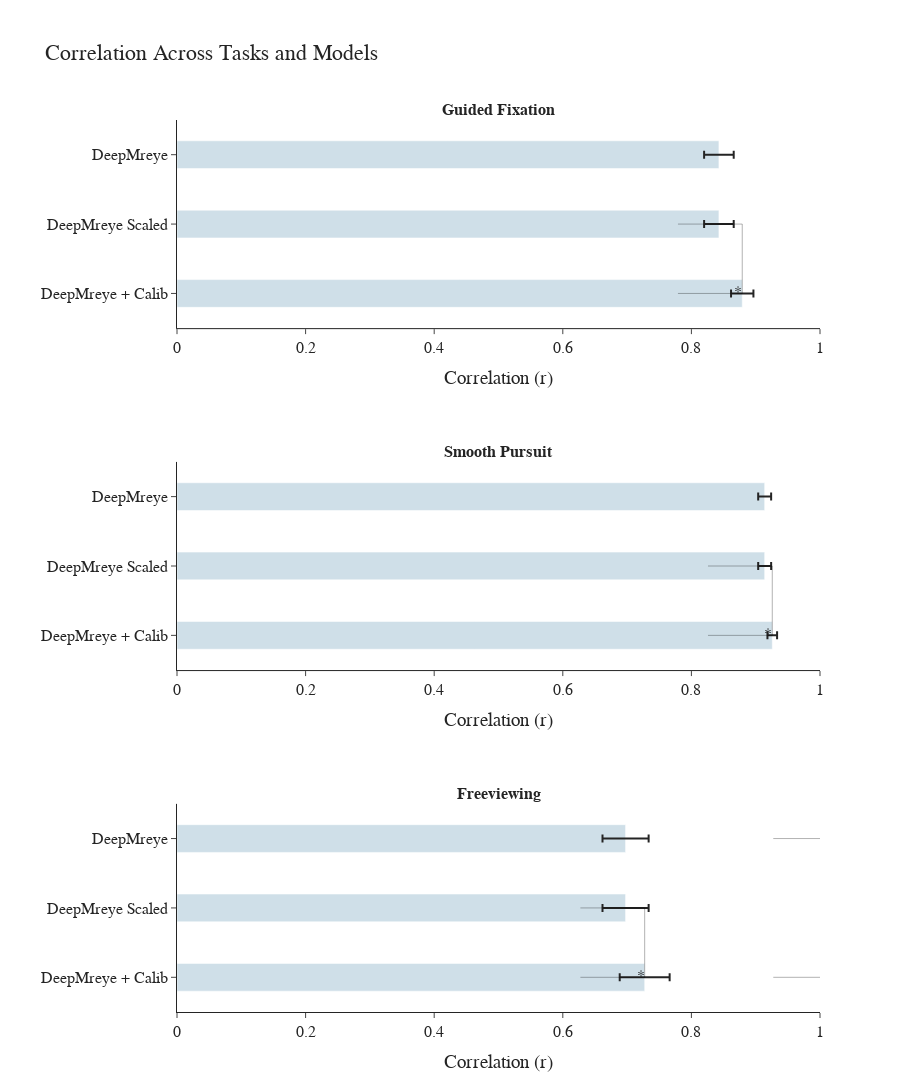

Here is the notebook cell this chart was saved with:
### Code cell
import plotly.graph_objects as go
from plotly.subplots import make_subplots

# Setup
task_names = ["fixation", "pursuit", "freeview"]
task_labels = ["<b>Guided Fixation</b>", "<b>Smooth Pursuit</b>", "<b>Freeviewing</b>"]
model_order = ["no_interpol", "scaled", "pretrained"]
bar_color = 'rgba(66, 129, 164, 0.25)' 

# Define color and name mappings
#model_name_map = {
#    "pretrained": "DeepMreye",
#    "scaled": "DeepMreye Scaled",
#    "pt_calib": "DeepMreye + Calib"
#}
# Define color and name mappings
model_name_map = {
    "pretrained": "DeepMreye",
    "scaled": "DeepMreye Scaled",
    "no_interpol": "DeepMreye + Calib"
}

colormap_subject_dict = {
    'sub-01': '#AA0DFE', 'sub-02': '#3283FE', 'sub-03': '#85660D', 'sub-04': '#782AB6',
    'sub-05': '#565656', 'sub-06': '#1C8356', 'sub-07': '#16FF32', 'sub-08': '#F7E1A0',
    'sub-09': '#E2E2E2', 'sub-11': '#1CBE4F', 'sub-13': '#DEA0FD', 'sub-14': '#FBE426', 
    'sub-15': '#325A9B', 'sub-16': '#FEAF16', 'sub-17': '#F8A19F'
}

fig = make_subplots(
    rows=3, cols=1,
    shared_xaxes=False,
    vertical_spacing=0.15,
    subplot_titles=task_labels
)

shown_subjects = set()

for i, task in enumerate(task_names):
    row = i + 1

    df_plot = df_corr[
        (df_corr["task"] == task) &
        (df_corr["model"].isin(model_order))
    ]

    df_pivot = df_plot.pivot(index="subject", columns="model", values="mean_pearson")[model_order].dropna()

    means = df_pivot.mean()
    stderrs = df_pivot.sem()
    y_vals = [model_name_map[m] for m in model_order]

    fig.add_trace(go.Bar(
        y=y_vals,
        x=means.values,
        error_x=dict(type="data", array=stderrs.values),
        orientation='h',
        marker_color=bar_color,
        width=0.4,
        showlegend=False
    ), row=row, col=1)


    offset_counter = 0
    for j in range(len(model_order)):
        for k in range(j + 1, len(model_order)):
            model_a = model_order[j]
            model_b = model_order[k]

            sig_row = sig_df[
                ((sig_df.task == task) &
                 (((sig_df.model_a == model_a) & (sig_df.model_b == model_b)) |
                  ((sig_df.model_a == model_b) & (sig_df.model_b == model_a))))
            ]

            if not sig_row.empty and sig_row.iloc[0].p_value < 0.05:
                model_a_name = model_name_map[model_a]
                model_b_name = model_name_map[model_b]

                # Get y positions (as strings for categorical y-axis)
                y0 = model_a_name
                y1 = model_b_name
                y_vals = [model_name_map[m] for m in model_order]
                y_indices = {name: idx for idx, name in enumerate(y_vals)}
                y0_idx = y_indices[y0]
                y1_idx = y_indices[y1]
                y_mid_idx = (y0_idx + y1_idx) / 2
                y_mid = y_vals[int(round(y_mid_idx))]

                # X positions (mean values)
                x0 = means[model_a]
                x1 = means[model_b]
                x_max = max(x0, x1)
                line_x = x_max + offset_counter * 0.3  # horizontal position of significance line

                # Add vertical connector line (between y0 and y1 at x=line_x)
                fig.add_shape(
                    type="line",
                    x0=line_x, x1=line_x,
                    y0=y0, y1=y1,
                    xref='x'+str(row) if row > 1 else 'x',
                    yref='y'+str(row) if row > 1 else 'y',
                    line=dict(color="black", width=1),
                    row=row, col=1
                )

                # Horizontal caps
                for y in [y0, y1]:
                    fig.add_shape(
                        type="line",
                        x0=line_x - 0.1, x1=line_x,
                        y0=y, y1=y,
                        xref='x'+str(row) if row > 1 else 'x',
                        yref='y'+str(row) if row > 1 else 'y',
                        line=dict(color="black", width=1),
                        row=row, col=1
                    )

                # Add significance star next to vertical line
                fig.add_trace(go.Scatter(
                    x=[line_x],
                    y=[y_mid],
                    text=["*"],
                    mode="text",
                    textposition="middle left",
                    showlegend=False
                ), row=row, col=1)

                offset_counter += 1



# Layout
fig.update_layout(
    height=1400,
    width=900,
    title_text="Correlation Across Tasks and Models",
    template="simple_white",
    showlegend=True,
    font=dict(size=16, family="Arial"),
    margin=dict(t=120)
)

# Axis formatting
for i in range(1, 4):
    fig.update_xaxes(range=[0, 1], title_text="Correlation (r)", row=i, col=1)
    fig.update_yaxes(title_text="", row=i, col=1)

fig.show()
fig.write_image("/Users/sinakling/Desktop/correlation_hor_barplots.pdf")

### Figure 1 — Plotly figure (JSON) as saved in the notebook; plotly's stock layout.template omitted (floating-point values rounded to 4 significant figures)
{"data": [{"error_x": {"array": [0.0174, 0.02302, 0.02302], "type": "data"}, "marker": {"color": "rgba(66, 129, 164, 0.25)"}, "orientation": "h", "showlegend": false, "type": "bar", "width": 0.4, "x": [0.8791, 0.8428, 0.8428], "xaxis": "x", "y": ["DeepMreye + Calib", "DeepMreye Scaled", "DeepMreye"], "yaxis": "y"}, {"mode": "text", "showlegend": false, "text": ["*"], "textposition": "middle left", "type": "scatter", "x": [0.8791], "xaxis": "x", "y": ["DeepMreye + Calib"], "yaxis": "y"}, {"mode": "text", "showlegend": false, "text": ["*"], "textposition": "middle left", "type": "scatter", "x": [1.179], "xaxis": "x", "y": ["DeepMreye Scaled"], "yaxis": "y"}, {"error_x": {"array": [0.007495, 0.01007, 0.01007], "type": "data"}, "marker": {"color": "rgba(66, 129, 164, 0.25)"}, "orientation": "h", "showlegend": false, "type": "bar", "width": 0.4, "x": [0.9258, 0.9139, 0.9139], "xaxis": "x2", "y": ["DeepMreye + Calib", "DeepMreye Scaled", "DeepMreye"], "yaxis": "y2"}, {"mode": "text", "showlegend": false, "text": ["*"], "textposition": "middle left", "type": "scatter", "x": [0.9258], "xaxis": "x2", "y": ["DeepMreye + Calib"], "yaxis": "y2"}, {"mode": "text", "showlegend": false, "text": ["*"], "textposition": "middle left", "type": "scatter", "x": [1.226], "xaxis": "x2", "y": ["DeepMreye Scaled"], "yaxis": "y2"}, {"error_x": {"array": [0.03883, 0.03587, 0.03587], "type": "data"}, "marker": {"color": "rgba(66, 129, 164, 0.25)"}, "orientation": "h", "showlegend": false, "type": "bar", "width": 0.4, "x": [0.7273, 0.6976, 0.6976], "xaxis": "x3", "y": ["DeepMreye + Calib", "DeepMreye Scaled", "DeepMreye"], "yaxis": "y3"}, {"mode": "text", "showlegend": false, "text": ["*"], "textposition": "middle left", "type": "scatter", "x": [0.7273], "xaxis": "x3", "y": ["DeepMreye + Calib"], "yaxis": "y3"}, {"mode": "text", "showlegend": false, "text": ["*"], "textposition": "middle left", "type": "scatter", "x": [1.027], "xaxis": "x3", "y": ["DeepMreye Scaled"], "yaxis": "y3"}], "layout": {"annotations": [{"font": {"size": 16}, "showarrow": false, "text": "<b>Guided Fixation</b>", "x": 0.5, "xanchor": "center", "xref": "paper", "y": 1.0, "yanchor": "bottom", "yref": "paper"}, {"font": {"size": 16}, "showarrow": false, "text": "<b>Smooth Pursuit</b>", "x": 0.5, "xanchor": "center", "xref": "paper", "y": 0.6167, "yanchor": "bottom", "yref": "paper"}, {"font": {"size": 16}, "showarrow": false, "text": "<b>Freeviewing</b>", "x": 0.5, "xanchor": "center", "xref": "paper", "y": 0.2333, "yanchor": "bottom", "yref": "paper"}], "font": {"family": "Arial", "size": 16}, "height": 1400, "margin": {"t": 120}, "shapes": [{"line": {"color": "black", "width": 1}, "type": "line", "x0": 0.8791, "x1": 0.8791, "xref": "x", "y0": "DeepMreye + Calib", "y1": "DeepMreye Scaled", "yref": "y"}, {"line": {"color": "black", "width": 1}, "type": "line", "x0": 0.7791, "x1": 0.8791, "xref": "x", "y0": "DeepMreye + Calib", "y1": "DeepMreye + Calib", "yref": "y"}, {"line": {"color": "black", "width": 1}, "type": "line", "x0": 0.7791, "x1": 0.8791, "xref": "x", "y0": "DeepMreye Scaled", "y1": "DeepMreye Scaled", "yref": "y"}, {"line": {"color": "black", "width": 1}, "type": "line", "x0": 1.179, "x1": 1.179, "xref": "x", "y0": "DeepMreye + Calib", "y1": "DeepMreye", "yref": "y"}, {"line": {"color": "black", "width": 1}, "type": "line", "x0": 1.079, "x1": 1.179, "xref": "x", "y0": "DeepMreye + Calib", "y1": "DeepMreye + Calib", "yref": "y"}, {"line": {"color": "black", "width": 1}, "type": "line", "x0": 1.079, "x1": 1.179, "xref": "x", "y0": "DeepMreye", "y1": "DeepMreye", "yref": "y"}, {"line": {"color": "black", "width": 1}, "type": "line", "x0": 0.9258, "x1": 0.9258, "xref": "x2", "y0": "DeepMreye + Calib", "y1": "DeepMreye Scaled", "yref": "y2"}, {"line": {"color": "black", "width": 1}, "type": "line", "x0": 0.8258, "x1": 0.9258, "xref": "x2", "y0": "DeepMreye + Calib", "y1": "DeepMreye + Calib", "yref": "y2"}, {"line": {"color": "black", "width": 1}, "type": "line", "x0": 0.8258, "x1": 0.9258, "xref": "x2", "y0": "DeepMreye Scaled", "y1": "DeepMreye Scaled", "yref": "y2"}, {"line": {"color": "black", "width": 1}, "type": "line", "x0": 1.226, "x1": 1.226, "xref": "x2", "y0": "DeepMreye + Calib", "y1": "DeepMreye", "yref": "y2"}, {"line": {"color": "black", "width": 1}, "type": "line", "x0": 1.126, "x1": 1.226, "xref": "x2", "y0": "DeepMreye + Calib", "y1": "DeepMreye + Calib", "yref": "y2"}, {"line": {"color": "black", "width": 1}, "type": "line", "x0": 1.126, "x1": 1.226, "xref": "x2", "y0": "DeepMreye", "y1": "DeepMreye", "yref": "y2"}, {"line": {"color": "black", "width": 1}, "type": "line", "x0": 0.7273, "x1": 0.7273, "xref": "x3", "y0": "DeepMreye + Calib", "y1": "DeepMreye Scaled", "yref": "y3"}, {"line": {"color": "black", "width": 1}, "type": "line", "x0": 0.6273, "x1": 0.7273, "xref": "x3", "y0": "DeepMreye + Calib", "y1": "DeepMreye + Calib", "yref": "y3"}, {"line": {"color": "black", "width": 1}, "type": "line", "x0": 0.6273, "x1": 0.7273, "xref": "x3", "y0": "DeepMreye Scaled", "y1": "DeepMreye Scaled", "yref": "y3"}, {"line": {"color": "black", "width": 1}, "type": "line", "x0": 1.027, "x1": 1.027, "xref": "x3", "y0": "DeepMreye + Calib", "y1": "DeepMreye", "yref": "y3"}, {"line": {"color": "black", "width": 1}, "type": "line", "x0": 0.9273, "x1": 1.027, "xref": "x3", "y0": "DeepMreye + Calib", "y1": "DeepMreye + Calib", "yref": "y3"}, {"line": {"color": "black", "width": 1}, "type": "line", "x0": 0.9273, "x1": 1.027, "xref": "x3", "y0": "DeepMreye", "y1": "DeepMreye", "yref": "y3"}], "showlegend": true, "title": {"text": "Correlation Across Tasks and Models"}, "width": 900, "xaxis": {"anchor": "y", "domain": [0, 1], "range": [0, 1], "title": {"text": "Correlation (r)"}}, "xaxis2": {"anchor": "y2", "domain": [0, 1], "range": [0, 1], "title": {"text": "Correlation (r)"}}, "xaxis3": {"anchor": "y3", "domain": [0, 1], "range": [0, 1], "title": {"text": "Correlation (r)"}}, "yaxis": {"anchor": "x", "domain": [0.7667, 1.0], "title": {"text": ""}}, "yaxis2": {"anchor": "x2", "domain": [0.3833, 0.6167], "title": {"text": ""}}, "yaxis3": {"anchor": "x3", "domain": [0, 0.2333], "title": {"text": ""}}}}
